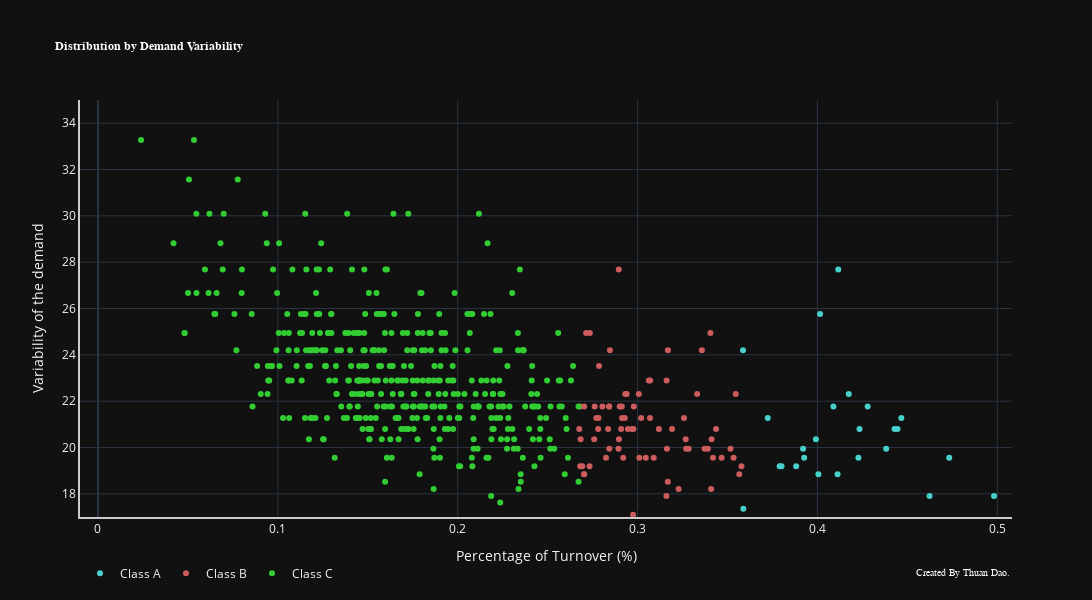

Notebook cell for this chart:
### Code cell
import math

data_product_plot = data_product_summary.copy()
class_mapping = {"A": "mediumturquoise", "B": "indianred", "C": "limegreen"}
fig = go.Figure()

for prod_class in class_mapping.keys():
    fig.add_trace(
        go.Scatter(
            x=data_product_plot[data_product_plot["abc"] == prod_class]["%sales"],
            y=data_product_plot[data_product_plot["abc"] == prod_class]["coef"],
            name = "Class " + str(prod_class),
            marker=dict(color=class_mapping[prod_class]),
            mode="markers"
        )
    )

fig.update_layout(
    title = dict(text="<b>Distribution by Demand Variability<b>",
                 font=dict(size=12, family="Segoe UI", color="white")),
    yaxis = dict(side = "left", linecolor = "rgb(204, 204, 204)", showline = True, linewidth = 2, title = "Variability of the demand",
                range = [math.floor(min(data_product_summary["coef"])), math.ceil(max(data_product_summary["coef"])) + 1]),
    xaxis = dict(showline = True, linecolor = "rgb(204, 204, 204)", linewidth = 2, title = "Percentage of Turnover (%)",
            range = [math.floor(min(data_product_summary["%sales"])) - 0.01, (max(data_product_summary["%sales"])) + 0.01]),
    legend = dict(orientation="h"),
    annotations=[dict(text="Created By Thuan Dao.", xref="paper", yref="paper", x=1, y=-.15,
    showarrow=False, font=dict(size=10, color="white", family="Segoe UI"))],
    template="plotly_dark",
    width=1500,
    height=600
)
fig.show()

### Figure 1 — Plotly figure (JSON) as saved in the notebook; plotly's stock layout.template omitted (floating-point values rounded to 4 significant figures; data arrays with more than 128 entries replaced by an {"elided": "..."} marker saying what was removed)
{"data": [{"marker": {"color": "mediumturquoise"}, "mode": "markers", "name": "Class A", "type": "scatter", "x": [0.4982, 0.4733, 0.4623, 0.4467, 0.4445, 0.4429, 0.4382, 0.4279, 0.4234, 0.4228, 0.4174, 0.4116, 0.4112, 0.4089, 0.4015, 0.4005, 0.3991, 0.3926, 0.392, 0.3882, 0.38, 0.379, 0.3724, 0.3588, 0.3586], "y": [17.91, 19.56, 17.91, 21.27, 20.8, 20.8, 19.95, 21.77, 20.8, 19.56, 22.31, 27.68, 18.85, 21.77, 25.77, 18.85, 20.36, 19.56, 19.95, 19.19, 19.19, 19.19, 21.27, 17.36, 24.2]}, {"marker": {"color": "indianred"}, "mode": "markers", "name": "Class B", "type": "scatter", "x": [0.3578, 0.3566, 0.3546, 0.3534, 0.3517, 0.3467, 0.3436, 0.3419, 0.3411, 0.3409, 0.3405, 0.3391, 0.3373, 0.3357, 0.3331, 0.3284, 0.327, 0.3268, 0.3258, 0.3228, 0.3191, 0.3169, 0.3168, 0.3163, 0.3161, 0.316, 0.3119, 0.309, 0.307, 0.3069, 0.3062, 0.3046, 0.302, 0.301, 0.3007, 0.2979, 0.2977, 0.2975, 0.2969, 0.2946, 0.2939, 0.2932, 0.2929, 0.292, 0.2914, 0.2912, 0.2909, 0.2901, 0.2896, 0.2895, 0.2894, 0.2846, 0.2843, 0.2843, 0.2842, 0.2836, 0.2824, 0.2805, 0.2786, 0.2783, 0.2781, 0.2771, 0.2761, 0.2759, 0.2735, 0.2733, 0.2714, 0.2703, 0.2703, 0.2703, 0.2692, 0.2683, 0.2681, 0.268, 0.2676], "y": [19.19, 18.85, 22.31, 19.56, 19.95, 19.56, 20.8, 19.56, 20.36, 18.21, 24.95, 19.95, 19.95, 24.2, 22.31, 19.95, 19.95, 20.36, 21.27, 18.21, 20.8, 24.2, 18.52, 19.95, 22.89, 17.91, 20.8, 19.56, 22.89, 21.27, 22.89, 19.56, 21.27, 19.56, 22.31, 21.77, 20.8, 17.1, 20.8, 20.8, 22.31, 22.31, 21.27, 19.56, 21.27, 21.77, 20.8, 21.77, 20.36, 27.68, 19.95, 24.2, 19.95, 21.77, 21.77, 20.8, 19.56, 21.77, 23.52, 21.27, 20.8, 21.27, 21.77, 20.36, 24.95, 19.19, 24.95, 21.77, 18.85, 18.85, 19.19, 20.36, 19.19, 21.77, 20.8]}, {"marker": {"color": "limegreen"}, "mode": "markers", "name": "Class C", "type": "scatter", "x": {"elided": "400 float values"}, "y": {"elided": "400 float values"}}], "layout": {"annotations": [{"font": {"color": "white", "family": "Segoe UI", "size": 10}, "showarrow": false, "text": "Created By Thuan Dao.", "x": 1, "xref": "paper", "y": -0.15, "yref": "paper"}], "height": 600, "legend": {"orientation": "h"}, "title": {"font": {"color": "white", "family": "Segoe UI", "size": 12}, "text": "<b>Distribution by Demand Variability<b>"}, "width": 1500, "xaxis": {"linecolor": "rgb(204, 204, 204)", "linewidth": 2, "range": [-0.01, 0.5082], "showline": true, "title": {"text": "Percentage of Turnover (%)"}}, "yaxis": {"linecolor": "rgb(204, 204, 204)", "linewidth": 2, "range": [17, 35], "showline": true, "side": "left", "title": {"text": "Variability of the demand"}}}}
